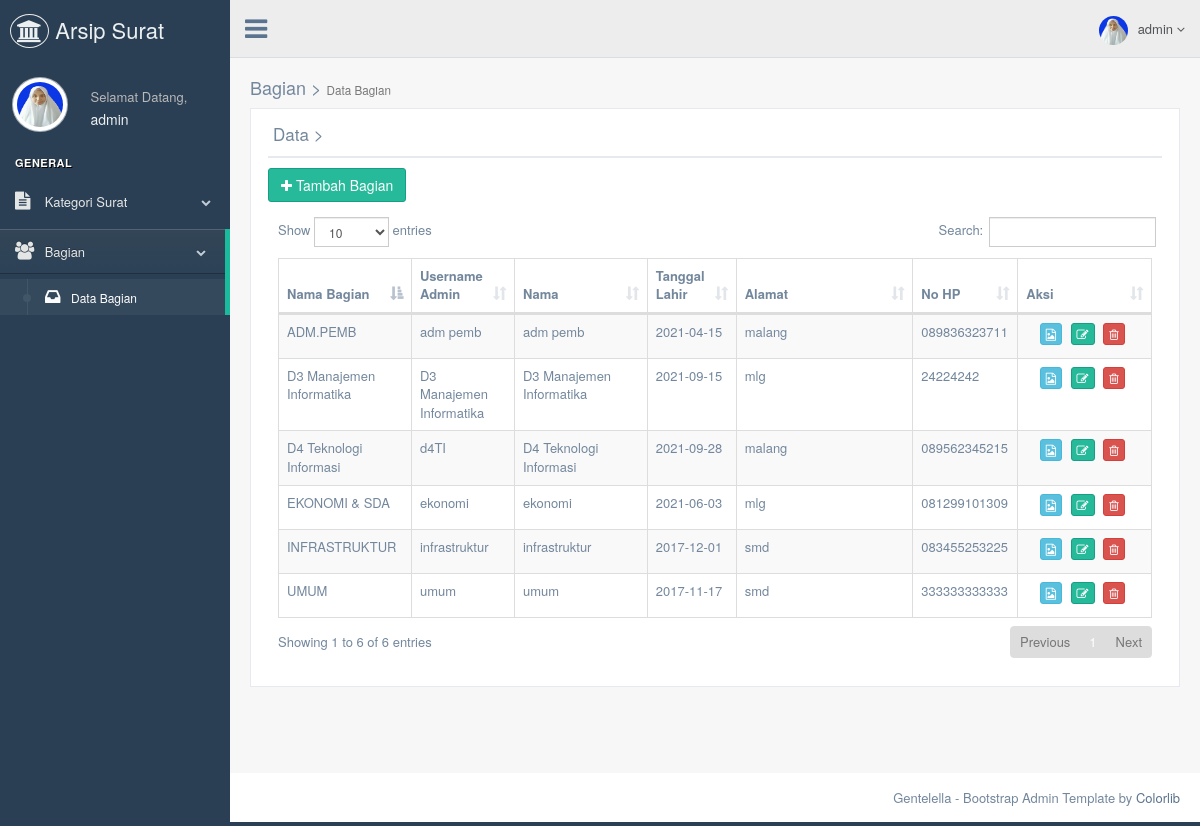
Page /admin/databagian.php (signed in) on the committed database.
### tables this page shows
CREATE TABLE `tb_bagian` (
  `id_bagian` int(11) NOT NULL,
  `nama_bagian` varchar(120) NOT NULL,
  `username_admin_bagian` varchar(50) NOT NULL,
  `password_bagian` varchar(50) NOT NULL,
  `nama_lengkap` varchar(70) NOT NULL,
  `tanggal_lahir_bagian` date NOT NULL,
  `alamat` text NOT NULL,
  `no_hp_bagian` varchar(12) NOT NULL,
  `gambar` varchar(255) NOT NULL
);

### admin/databagian.php (the view, shortened to what this page needs)
<!DOCTYPE html>
<html lang="en">
<head>
  <link href="../assets/vendors/bootstrap/dist/css/bootstrap.min.css" rel="stylesheet">
  <link href="../assets/vendors/font-awesome/css/font-awesome.min.css" rel="stylesheet">
  <link href="../assets/vendors/nprogress/nprogress.css" rel="stylesheet">
  <link href="../assets/vendors/iCheck/skins/flat/green.css" rel="stylesheet">
  <link href="../assets/vendors/datatables.net-bs/css/dataTables.bootstrap.min.css" rel="stylesheet">
  <link href="../assets/vendors/datatables.net-buttons-bs/css/buttons.bootstrap.min.css" rel="stylesheet">
  <link href="../assets/vendors/datatables.net-fixedheader-bs/css/fixedHeader.bootstrap.min.css" rel="stylesheet">
  <link href="../assets/vendors/datatables.net-responsive-bs/css/responsive.bootstrap.min.css" rel="stylesheet">
  <link href="../assets/vendors/datatables.net-scroller-bs/css/scroller.bootstrap.min.css" rel="stylesheet">
  <link href="../assets/build/css/custom.min.css" rel="stylesheet">
</head>
<body class="nav-md">
  <div class="container body">
    <div class="main_container">
      <?php
      include("sidebarmenu.php");
      ?>
      <?php
      include("header.php");
      ?>
      <div class="right_col" role="main">
        <div class="">
          <div class="page-title">
            <div class="title_right">
              <h2>Bagian > <small>Data Bagian</small></h2>
            </div>
          </div>
          <div class="clearfix"></div>
          <div class="row">
            <div class="col-md-12 col-sm-12 col-xs-12">
              <div class="x_panel">
                <div class="x_title">
                  <h2>Data ><small> Bagian</small></h2>
                  <div class="clearfix"></div>
                </div>
                <a href="inputbagian.php"><button type="button" class="btn btn-success"><i class="fa fa-plus"></i> Tambah Bagian</button></a>
                <div class="x_content">
                  <div class="x_content">
                    <?php
                    include '../koneksi/koneksi.php';
                    $sql1      = "SELECT * FROM tb_bagian order by id_bagian asc";
                    $query1    = mysqli_query($db, $sql1);
                    $total    = mysqli_num_rows($query1);
                    if ($total == 0) {
                      echo "<center><h2>Belum Ada Data Bagian</h2></center>";
                    } else { ?>
                      <table id="datatable" class="table table-striped table-bordered">
                        <thead>
                          <tr>
                            <th width="15%">Nama Bagian</th>
                            <th width="10%">Username Admin</th>
                            <th width="15%">Nama</th>
                            <th width="10%">Tanggal Lahir</th>
                            <th width="20%">Alamat</th>
                            <th width="10%">No HP</th>
                            <th width="15%">Aksi</th>
                          </tr>
                        </thead>
                        <tbody>
                          <?php
                          while ($data = mysqli_fetch_array($query1)) {
                            echo '<tr>
                              <td>	' . $data['nama_bagian'] . '		</td>
                              <td>	' . $data['username_admin_bagian'] . '	</td>
                              <td>	' . $data['nama_lengkap'] . '  		</td>
                              <td>	' . $data['tanggal_lahir_bagian'] . '  	</td>
                              <td>	' . $data['alamat'] . '		</td>
                              <td>  ' . $data['no_hp_bagian'] . '  </td>
                              <td style="text-align:center;">
                              <a href=detail-bagian.php?id_bagian=' . $data['id_bagian'] . '><button type="button" title="Detail" class="btn btn-info btn-xs"><i class="fa fa-file-image-o"></i></button></a>
                              <a href=editbagian.php?id_bagian=' . $data['id_bagian'] . '><button type="button" title="Edit" class="btn btn-success btn-xs"><i class="fa  fa-edit"></i></button></a>
                              <a onclick="return konfirmasi()" href="proses/proses_hapusbagian.php?id_bagian=' . $data['id_bagian'] . '"><button type="button" title="Hapus" class="btn btn-danger btn-xs"><i class="fa fa-trash-o"></i></button></a></td>
                              </tr>';
                          }
                          ?>
                        </tbody>
                      </table>
                    <?php } ?>
                  </div>
                </div>
              </div>
            </div>
          </div>
        </div>
      </div>
      <footer>
        <div class="pull-right">
          Gentelella - Bootstrap Admin Template by <a href="https://colorlib.com">Colorlib</a>
        </div>
        <div class="clearfix"></div>
      </footer>
    </div>
  </div>
</body>
</html>

### admin/sidebarmenu.php (shortened to what this page needs)
<?php
	 include '../koneksi/koneksi.php';
			$sql  		= "SELECT * FROM tb_admin where id_admin='".$_SESSION['id']."'";
			$query  	= mysqli_query($db, $sql);
			$data 		= mysqli_fetch_array($query);
?>
        <div class="col-md-3 left_col">
          <div class="left_col scroll-view">
            <div class="navbar nav_title" style="border: 0;">
              <a href="index.php" class="site_title"><i class="fa fa-institution"></i> <span> Arsip Surat</span></a>
            </div>
            <div class="profile clearfix">
              <div class="profile_pic">
                <img src="images/<?php echo $data['gambar']; ?>" height="55" width="55" alt="" class="img-circle profile_img">
              </div>
              <div class="profile_info">
                <span>Selamat Datang,</span>
                <h2><?php echo $_SESSION['nama'];?></h2>
              </div>
            </div>
            <br />
            <div id="sidebar-menu" class="main_menu_side hidden-print main_menu">
              <div class="menu_section">
                <h3>General</h3>
                <ul class="nav side-menu">
                  <li><a><i class="fa fa-file-text"></i> Kategori Surat <span class="fa fa-chevron-down"></span></a>
                  </li>
                  <li><a><i class="fa fa-users"></i> Bagian <span class="fa fa-chevron-down"></span></a>
                    <ul class="nav child_menu">
                      <li><a href="databagian.php"><i class="fa  fa-inbox"></i>Data Bagian</a></li>
                    </ul>
                  </li>
                </ul>
              </div>
            </div>
          </div>
        </div>

### admin/header.php (shortened to what this page needs)
<?php
include '../koneksi/koneksi.php';
$sql  		= "SELECT * FROM tb_admin where id_admin='".$_SESSION['id']."'";
$query  	= mysqli_query($db, $sql);
$data 		= mysqli_fetch_array($query);
?>
        <div class="top_nav">
          <div class="nav_menu">
            <nav>
              <div class="nav toggle">
                <a id="menu_toggle"><i class="fa fa-bars"></i></a>
              </div>
              <ul class="nav navbar-nav navbar-right">
                <li class="">
                  <a href="javascript:;" class="user-profile dropdown-toggle" data-toggle="dropdown" aria-expanded="false">
                    <img src="images/<?php echo $data['gambar']; ?>" alt=""><?php echo $_SESSION['nama'];?>
                    <span class=" fa fa-angle-down"></span>
                  </a>
                </li>
              </ul>
            </nav>
          </div>
        </div>

### rows in the picture
tb_bagian: nama_bagian "UMUM", username_admin_bagian "umum", nama_lengkap "umum", tanggal_lahir_bagian "2017-11-17", alamat "smd", no_hp_bagian "333333333333"
tb_bagian: nama_bagian "D3 Manajemen Informatika", username_admin_bagian "D3 Manajemen Informatika", nama_lengkap "D3 Manajemen Informatika", tanggal_lahir_bagian "2021-09-15", alamat "mlg", no_hp_bagian "24224242"
tb_bagian: nama_bagian "ADM.PEMB", username_admin_bagian "adm pemb", nama_lengkap "adm pemb", tanggal_lahir_bagian "2021-04-15", alamat "malang", no_hp_bagian "089836323711"
tb_bagian: nama_bagian "EKONOMI & SDA", username_admin_bagian "ekonomi", nama_lengkap "ekonomi", tanggal_lahir_bagian "2021-06-03", alamat "mlg", no_hp_bagian "081299101309"
tb_bagian: nama_bagian "INFRASTRUKTUR", username_admin_bagian "infrastruktur", nama_lengkap "infrastruktur", tanggal_lahir_bagian "2017-12-01", alamat "smd", no_hp_bagian "083455253225"
tb_bagian: nama_bagian "D4 Teknologi Informasi", username_admin_bagian "d4TI", nama_lengkap "D4 Teknologi Informasi", tanggal_lahir_bagian "2021-09-28", alamat "malang", no_hp_bagian "089562345215"

### other values in the picture
$_SESSION['nama'] "admin"
